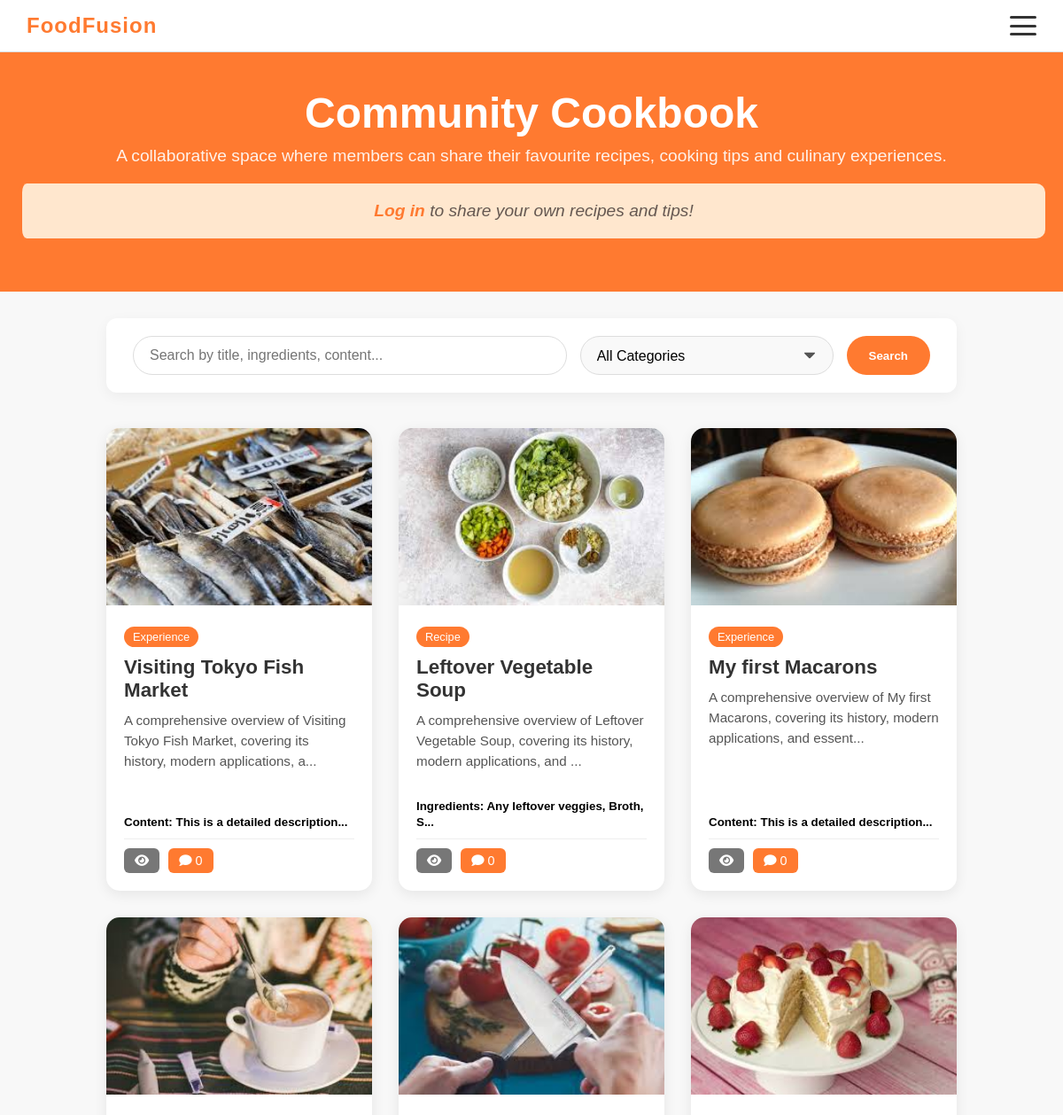
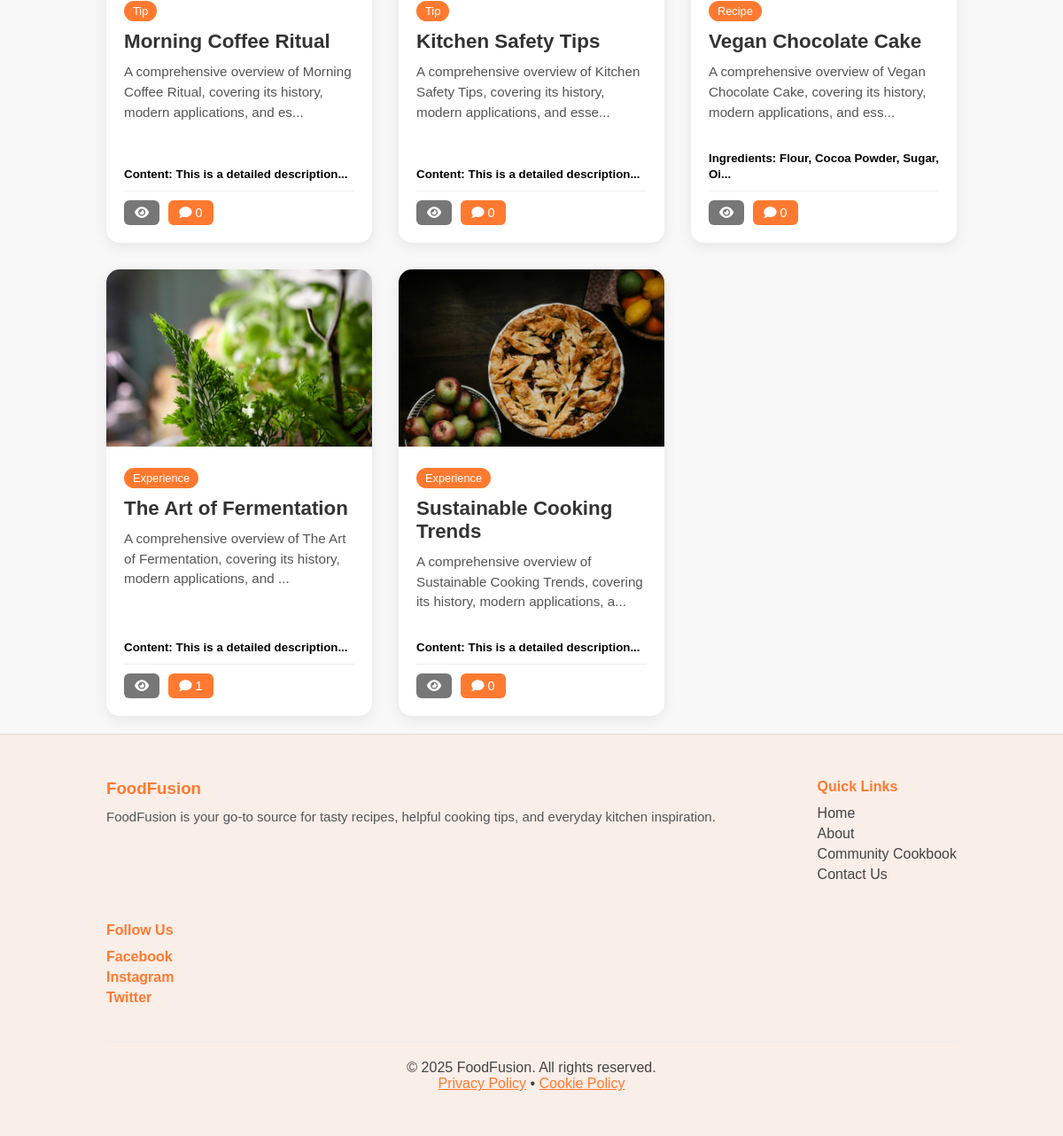
/community_cookbook.php, run on the app's committed database (2 pictures, top to bottom).
### tables this page shows
CREATE TABLE `community_cookbook` (
  `id` int(11) NOT NULL,
  `title` varchar(255) NOT NULL,
  `description` text NOT NULL,
  `category` enum('recipe','tip','experience') NOT NULL DEFAULT 'recipe',
  `ingredients` text DEFAULT NULL,
  `content` text DEFAULT NULL,
  `image` varchar(255) DEFAULT NULL,
  `user_id` int(11) DEFAULT NULL,
  `created_at` timestamp NOT NULL DEFAULT current_timestamp()
);

### community_cookbook.php (the view, shortened to what this page needs)
<?php require("./database/config.php") ?>
<!DOCTYPE html>
<html lang="en">
<head>
    <link rel="stylesheet" href="./css/style.css?v=<?php echo time(); ?>">
    <link rel="stylesheet" href="https://cdnjs.cloudflare.com/ajax/libs/font-awesome/6.0.0/css/all.min.css">
</head>
<body>
    <?php require("./components/navbar.php") ?>
    <div class="page-header custom-header">
        <h1>Community Cookbook</h1>
        <p>A collaborative space where members can share their favourite recipes, cooking tips and culinary experiences.</p>
        <?php if(isset($_SESSION['id'])): ?>
            <a href="community_cookbook_create.php" class="create-btn" >Share a Post</a>
        <?php else: ?>
            <p class="guest-message"><em><a href="#" onclick="openModal('loginModal')">Log in</a> to share your own recipes and tips!</em></p>
        <?php endif; ?>
    </div>
    <div class="container section">
        <div class="search-filter-container">
            <form method="GET" action="community_cookbook.php" class="search-form">
                <input type="text" name="search" class="search-input" placeholder="Search by title, ingredients, content..." value="<?php echo isset($_GET['search']) ? htmlspecialchars($_GET['search']) : ''; ?>">
                <select name="category" class="filter-select">
                    <option value="">All Categories</option>
                </select>
                <button type="submit" class="search-btn">Search</button>
            </form>
        </div>
        <div class="card-grid">
            <?php
            $sql = "SELECT community_cookbook.*, (SELECT COUNT(*) FROM comments WHERE community_recipe_id = community_cookbook.id) as comment_count FROM community_cookbook";
            $sql .= " ORDER BY id DESC";
            $result = $connection->query($sql);
            if ($result->num_rows > 0) {
                while($row = $result->fetch_assoc()) {
                    $image = !empty($row['image']) ? $row['image'] : 'https://placehold.co/600x400?text=No+Image';
                    ?>
                    <div class="card">
                        <a href="community_view.php?id=<?php echo $row['id']; ?>">
                            <img src="<?php echo $image; ?>" alt="<?php echo $row['title']; ?>">
                        </a>
                        <div class="card-body">
                            <span class="badge"><?php echo ucfirst($row['category']); ?></span>
                            <h3><a href="community_view.php?id=<?php echo $row['id']; ?>" style="text-decoration:none; color:inherit;"><?php echo $row['title']; ?></a></h3>
                            <p><?php echo substr($row['description'], 0, 100) . '...'; ?></p>
                            <div style="margin-top:10px; margin-bottom:10px;">
                                <small><strong>
                                    <?php if($row['category'] == 'recipe' && !empty($row['ingredients'])): ?>
                                        Ingredients: <?php echo substr($row['ingredients'], 0, 30) . '...'; ?>
                                    <?php elseif(!empty($row['content'])): ?>
                                        Content: <?php echo substr($row['content'], 0, 30) . '...'; ?>
                                    <?php endif; ?>
                                </strong></small>
                            </div>
                            <div class="card-actions" style="justify-content: flex-start; padding-top:10px;">
                                <a href="community_view.php?id=<?php echo $row['id']; ?>" class="btn-link" title="View" style="width:auto; display:inline-block; margin:0; background:#777;"><i class="fa fa-eye"></i></a>
                                <a href="community_view.php?id=<?php echo $row['id']; ?>#comments" class="btn-link" title="Comments" style="width:auto; display:inline-block; margin:0; background:#FF7A30;">
                                    <i class="fa fa-comment"></i> <?php echo $row['comment_count']; ?>
                                </a>
                            </div>
                        </div>
                    </div>
                    <?php
                }
            } else {
                echo "<p>No community recipes found yet. Be the first to share!</p>";
            }
            ?>
        </div>
    </div>
    <?php require("./components/footer.php") ?>
</body>
</html>

### components/navbar.php (shortened to what this page needs)
<nav class="navbar">
    <div class="navbar-left">
        <div class="navbar-logo">FoodFusion</div>
    </div>
    <div class="hamburger" id="hamburger">
        <span></span>
        <span></span>
        <span></span>
    </div>
</nav>

### components/footer.php (shortened to what this page needs)
<footer class="footer">
    <div class="footer-container">
        <div class="footer-section">
            <h3>FoodFusion</h3>
            <p>FoodFusion is your go-to source for tasty recipes, helpful cooking tips, and everyday kitchen inspiration.</p>
        </div>
        <div class="footer-section">
            <h4>Quick Links</h4>
            <a href="./index.php">Home</a>
            <a href="./about.php">About</a>
            <a href="./community_cookbook.php">Community Cookbook</a>
            <a href="./contact.php">Contact Us</a>
        </div>
        <div class="footer-section">
            <h4>Follow Us</h4>
            <div class="footer-social">
                <a href="https://www.facebook.com/FoodFusionPK/">Facebook</a>
                <a href="https://www.instagram.com/foodfusionpk/">Instagram</a>
                <a href="https://x.com/FoodFusionPK">Twitter</a>
            </div>
        </div>
    </div>
    <div class="footer-bottom">
        <p>© 2025 FoodFusion. All rights reserved.</p>
        <p><a href="./privacy.php">Privacy Policy</a> • <a href="./cookie.php">Cookie Policy</a></p>
    </div>
</footer>

### css/style.css (style rules this page uses)
* { margin: 0; padding: 0; box-sizing: border-box; font-family: Arial, sans-serif; }
body { background: #f8f8f8; }
.guest-message { background: #fff3e0; padding: 20px; border-radius: 10px; border-left: 5px solid #ff7a30; color: #555; margin-top: 20px; font-size: 16px; }
.guest-message a { color: #ff7a30; font-weight: bold; text-decoration: none; }
.navbar { width: 100%; padding: 15px 30px; background: white; border-bottom: 1px solid #ddd; display: flex; align-items: center; justify-content: space-between; position: fixed; top: 0; left: 0; z-index: 888; }
.navbar-left { display: flex; align-items: center; }
.navbar-logo { font-size: 24px; font-weight: 800; color: #ff7a30; letter-spacing: 1px; }
.hamburger { width: 30px; height: 22px; flex-direction: column; justify-content: space-between; cursor: pointer; display: none; }
.hamburger span { width: 100%; height: 3px; background: #333; border-radius: 3px; transition: 0.3s ease; }
.footer { background: #ff7a3015; padding: 50px 10%; border-top: 1px solid #ddd; }
.footer-container { display: flex; justify-content: space-between; gap: 40px; flex-wrap: wrap; }
.footer-section h3, .footer-section h4 { color: #ff7a30; margin-bottom: 12px; }
.footer-section p { color: #555; font-size: 15px; }
.footer-section a { display: block; margin: 5px 0; color: #444; text-decoration: none; transition: 0.3s; }
.footer-social a { margin-right: 10px; color: #ff7a30; font-weight: bold; }
.footer-bottom { text-align: center; margin-top: 35px; padding-top: 20px; border-top: 1px solid #eee; color: #444; }
.footer-bottom a { color: #ff7a30; }
.page-header { background: #FF7A30; color: white; text-align: center; padding: 100px 20px 40px; margin-bottom: 10px; }
.page-header h1 { font-size: 3rem; margin-bottom: 10px; }
.page-header p { font-size: 1.2rem; opacity: 0.9; margin-bottom: 20px; }
.container.section { padding: 20px 10%; min-height: 60vh; }
.card-grid { display: grid; grid-template-columns: repeat(auto-fill, minmax(300px, 1fr)); gap: 30px; }
.card { background: white; border-radius: 15px; overflow: hidden; box-shadow: 0 4px 15px rgba(0,0,0,0.08); transition: 0.3s; display: flex; flex-direction: column; }
.card img { width: 100%; height: 200px; object-fit: cover; }
.card-body { padding: 20px; flex: 1; display: flex; flex-direction: column; }
.card h3 { font-size: 1.4rem; color: #333; margin: 10px 0; }
.badge { background: #FF7A30; color: white; font-size: 0.8rem; padding: 4px 10px; border-radius: 15px; align-self: flex-start; }
.card p { color: #555; font-size: 0.95rem; line-height: 1.5; margin-bottom: 20px; flex-grow: 1; }
.card-actions { display: flex; justify-content: flex-start; gap: 10px; margin-top: auto; border-top: 1px solid #eee; padding-top: 15px; }
.btn-edit, .btn-delete, .btn-link { padding: 6px 12px; border-radius: 6px; border: none; cursor: pointer; font-size: 0.9rem; text-decoration: none; text-align: center; display: inline-block; }
.btn-link { background: #FF7A30; color: white; }
@media (max-width: 1250px) { .hamburger { display: flex; } }
.search-filter-container { background: #fff; padding: 20px; border-radius: 12px; box-shadow: 0 4px 15px rgba(0,0,0,0.05); margin-bottom: 40px; display: flex; justify-content: center; }
.search-form { display: flex; flex-wrap: wrap; gap: 15px; width: 100%; max-width: 900px; }
.search-input { flex: 2; padding: 12px 18px; border: 1px solid #ddd; border-radius: 30px; font-size: 16px; outline: none; transition: border-color 0.3s; }
.filter-select { flex: 1; padding: 12px 18px; padding-right: 40px; border: 1px solid #ddd; border-radius: 30px; font-size: 16px; outline: none; cursor: pointer; background-color: #f9f9f9; appearance: none; -webkit-appearance: none; -moz-appearance: none; background-repeat: no-repeat; background-position: right 20px center; background-size: 12px auto; }
.search-btn { padding: 12px 25px; background: #ff7a30; color: white; border: none; border-radius: 30px; font-weight: bold; cursor: pointer; transition: background 0.3s; }

### data on the page
community_cookbook: image (picture), category "Experience", title "Visiting Tokyo Fish Market", description "A comprehensive overview of Visiting Tokyo Fish Market, covering its history, modern applications, a", content "This is a detailed description", comment_count "0"
community_cookbook: image (picture), category "Recipe", title "Leftover Vegetable Soup", description "A comprehensive overview of Leftover Vegetable Soup, covering its history, modern applications, and", ingredients "Any leftover veggies, Broth, S", comment_count "0"
community_cookbook: image (picture), category "Experience", title "My first Macarons", description "A comprehensive overview of My first Macarons, covering its history, modern applications, and essent", content "This is a detailed description", comment_count "0"
community_cookbook: image (picture), category "Tip", title "Morning Coffee Ritual", description "A comprehensive overview of Morning Coffee Ritual, covering its history, modern applications, and es", content "This is a detailed description", comment_count "0"
community_cookbook: image (picture), category "Tip", title "Kitchen Safety Tips", description "A comprehensive overview of Kitchen Safety Tips, covering its history, modern applications, and esse", content "This is a detailed description", comment_count "0"
community_cookbook: image (picture), category "Recipe", title "Vegan Chocolate Cake", description "A comprehensive overview of Vegan Chocolate Cake, covering its history, modern applications, and ess", ingredients "Flour, Cocoa Powder, Sugar, Oi", comment_count "0"
community_cookbook: image (picture), category "Experience", title "The Art of Fermentation", description "A comprehensive overview of The Art of Fermentation, covering its history, modern applications, and", content "This is a detailed description", comment_count "1"
community_cookbook: image (picture), category "Experience", title "Sustainable Cooking Trends", description "A comprehensive overview of Sustainable Cooking Trends, covering its history, modern applications, a", content "This is a detailed description", comment_count "0"
